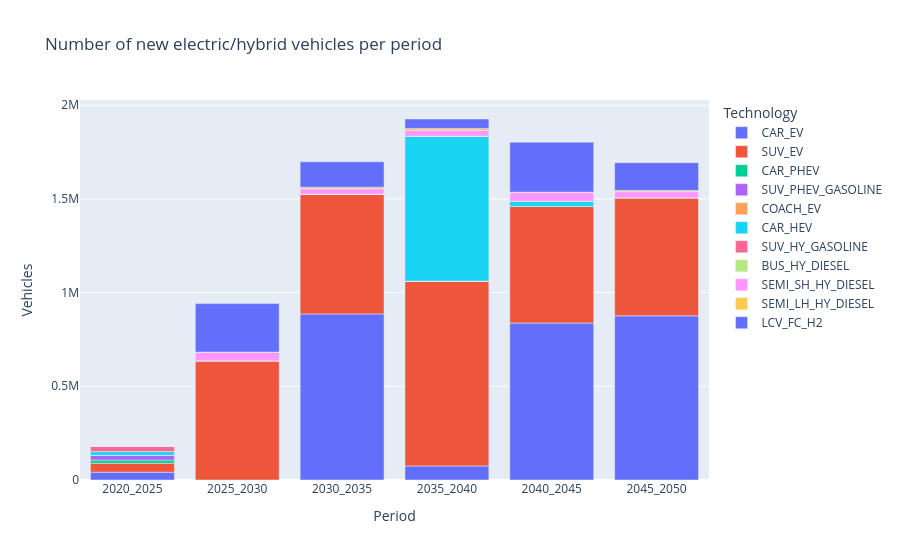

The notebook cell this image was saved under:
### Code cell
# passer en format long
df_long = df_vehicles.reset_index().melt(
    id_vars='index',
    var_name='Period',
    value_name='Vehicles'
).rename(columns={'index': 'Technology'})

fig = px.bar(
    df_long,
    x='Period',
    y='Vehicles',
    color='Technology',
    title='Number of new electric/hybrid vehicles per period',
)

#filepath = os.path.join(save_dir, 'new_hybrid_elec_vehicles.png')
#fig.write_image(filepath)
fig.show()

### Figure 1 — Plotly figure (JSON) as saved in the notebook; plotly's stock layout.template omitted (floating-point values rounded to 4 significant figures)
{"data": [{"hovertemplate": "Technology=CAR_EV<br>Period=%{x}<br>Vehicles=%{y}<extra></extra>", "legendgroup": "CAR_EV", "marker": {"color": "#636efa", "pattern": {"shape": ""}}, "name": "CAR_EV", "orientation": "v", "showlegend": true, "textposition": "auto", "type": "bar", "x": ["2020_2025", "2025_2030", "2030_2035", "2035_2040", "2040_2045", "2045_2050"], "xaxis": "x", "y": [41620.0, 0.0, 886100.0, 75090.0, 837400.0, 875900.0], "yaxis": "y"}, {"hovertemplate": "Technology=SUV_EV<br>Period=%{x}<br>Vehicles=%{y}<extra></extra>", "legendgroup": "SUV_EV", "marker": {"color": "#EF553B", "pattern": {"shape": ""}}, "name": "SUV_EV", "orientation": "v", "showlegend": true, "textposition": "auto", "type": "bar", "x": ["2020_2025", "2025_2030", "2030_2035", "2035_2040", "2040_2045", "2045_2050"], "xaxis": "x", "y": [48120.0, 636500.0, 639200.0, 986000.0, 621700.0, 630400.0], "yaxis": "y"}, {"hovertemplate": "Technology=CAR_PHEV<br>Period=%{x}<br>Vehicles=%{y}<extra></extra>", "legendgroup": "CAR_PHEV", "marker": {"color": "#00cc96", "pattern": {"shape": ""}}, "name": "CAR_PHEV", "orientation": "v", "showlegend": true, "textposition": "auto", "type": "bar", "x": ["2020_2025", "2025_2030", "2030_2035", "2035_2040", "2040_2045", "2045_2050"], "xaxis": "x", "y": [16440.0, 0.0, 0.0, 0.0, 0.0, 0.0], "yaxis": "y"}, {"hovertemplate": "Technology=SUV_PHEV_GASOLINE<br>Period=%{x}<br>Vehicles=%{y}<extra></extra>", "legendgroup": "SUV_PHEV_GASOLINE", "marker": {"color": "#ab63fa", "pattern": {"shape": ""}}, "name": "SUV_PHEV_GASOLINE", "orientation": "v", "showlegend": true, "textposition": "auto", "type": "bar", "x": ["2020_2025", "2025_2030", "2030_2035", "2035_2040", "2040_2045", "2045_2050"], "xaxis": "x", "y": [25430.0, 0.0, 0.0, 0.0, 0.0, 0.0], "yaxis": "y"}, {"hovertemplate": "Technology=COACH_EV<br>Period=%{x}<br>Vehicles=%{y}<extra></extra>", "legendgroup": "COACH_EV", "marker": {"color": "#FFA15A", "pattern": {"shape": ""}}, "name": "COACH_EV", "orientation": "v", "showlegend": true, "textposition": "auto", "type": "bar", "x": ["2020_2025", "2025_2030", "2030_2035", "2035_2040", "2040_2045", "2045_2050"], "xaxis": "x", "y": [0.0, 0.0, 0.0, 0.0, 0.0, 22.06], "yaxis": "y"}, {"hovertemplate": "Technology=CAR_HEV<br>Period=%{x}<br>Vehicles=%{y}<extra></extra>", "legendgroup": "CAR_HEV", "marker": {"color": "#19d3f3", "pattern": {"shape": ""}}, "name": "CAR_HEV", "orientation": "v", "showlegend": true, "textposition": "auto", "type": "bar", "x": ["2020_2025", "2025_2030", "2030_2035", "2035_2040", "2040_2045", "2045_2050"], "xaxis": "x", "y": [19970.0, 0.0, 0.0, 772700.0, 28420.0, 0.0], "yaxis": "y"}, {"hovertemplate": "Technology=SUV_HY_GASOLINE<br>Period=%{x}<br>Vehicles=%{y}<extra></extra>", "legendgroup": "SUV_HY_GASOLINE", "marker": {"color": "#FF6692", "pattern": {"shape": ""}}, "name": "SUV_HY_GASOLINE", "orientation": "v", "showlegend": true, "textposition": "auto", "type": "bar", "x": ["2020_2025", "2025_2030", "2030_2035", "2035_2040", "2040_2045", "2045_2050"], "xaxis": "x", "y": [29170.0, 0.0, 0.0, 0.0, 0.0, 0.0], "yaxis": "y"}, {"hovertemplate": "Technology=BUS_HY_DIESEL<br>Period=%{x}<br>Vehicles=%{y}<extra></extra>", "legendgroup": "BUS_HY_DIESEL", "marker": {"color": "#B6E880", "pattern": {"shape": ""}}, "name": "BUS_HY_DIESEL", "orientation": "v", "showlegend": true, "textposition": "auto", "type": "bar", "x": ["2020_2025", "2025_2030", "2030_2035", "2035_2040", "2040_2045", "2045_2050"], "xaxis": "x", "y": [259.5, 0.0, 0.0, 0.0, 0.0, 0.0], "yaxis": "y"}, {"hovertemplate": "Technology=SEMI_SH_HY_DIESEL<br>Period=%{x}<br>Vehicles=%{y}<extra></extra>", "legendgroup": "SEMI_SH_HY_DIESEL", "marker": {"color": "#FF97FF", "pattern": {"shape": ""}}, "name": "SEMI_SH_HY_DIESEL", "orientation": "v", "showlegend": true, "textposition": "auto", "type": "bar", "x": ["2020_2025", "2025_2030", "2030_2035", "2035_2040", "2040_2045", "2045_2050"], "xaxis": "x", "y": [0.0, 45880.0, 28050.0, 31820.0, 48260.0, 32120.0], "yaxis": "y"}, {"hovertemplate": "Technology=SEMI_LH_HY_DIESEL<br>Period=%{x}<br>Vehicles=%{y}<extra></extra>", "legendgroup": "SEMI_LH_HY_DIESEL", "marker": {"color": "#FECB52", "pattern": {"shape": ""}}, "name": "SEMI_LH_HY_DIESEL", "orientation": "v", "showlegend": true, "textposition": "auto", "type": "bar", "x": ["2020_2025", "2025_2030", "2030_2035", "2035_2040", "2040_2045", "2045_2050"], "xaxis": "x", "y": [0.0, 0.0, 8650.0, 10190.0, 0.0, 6594.0], "yaxis": "y"}, {"hovertemplate": "Technology=LCV_FC_H2<br>Period=%{x}<br>Vehicles=%{y}<extra></extra>", "legendgroup": "LCV_FC_H2", "marker": {"color": "#636efa", "pattern": {"shape": ""}}, "name": "LCV_FC_H2", "orientation": "v", "showlegend": true, "textposition": "auto", "type": "bar", "x": ["2020_2025", "2025_2030", "2030_2035", "2035_2040", "2040_2045", "2045_2050"], "xaxis": "x", "y": [0.0, 258700.0, 135300.0, 50140.0, 266000.0, 147800.0], "yaxis": "y"}], "layout": {"barmode": "relative", "legend": {"title": {"text": "Technology"}, "tracegroupgap": 0}, "title": {"text": "Number of new electric/hybrid vehicles per period"}, "xaxis": {"anchor": "y", "domain": [0, 1], "title": {"text": "Period"}}, "yaxis": {"anchor": "x", "domain": [0, 1], "title": {"text": "Vehicles"}}}}
